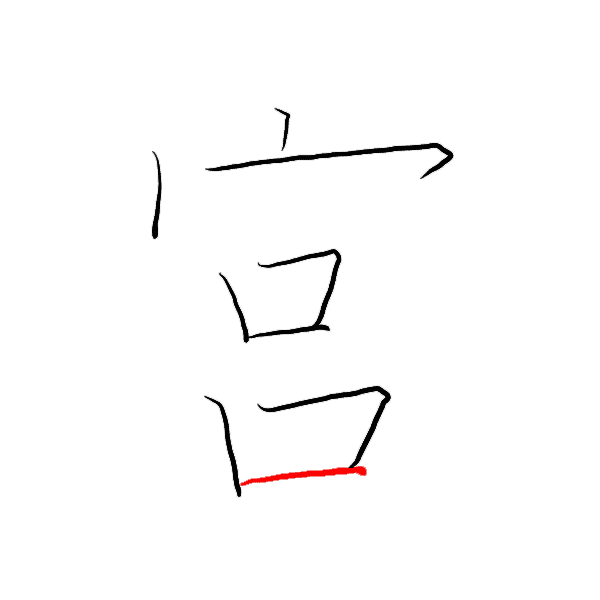
#> input picture resources/1.png, 600 x 600 px; its folder holds only this picture in this run
$ python precessing.py
#> lines starting #> are read from the running program, lines starting #| are printed output that depends on the picture; after the words box and inside, x2 and y2 are one past the last pixel; in counts of white or black regions, pixels touching at a corner belong together
### src/utils.py
import cv2 as cv
import numpy as np
def cv_imread(file_path):
    cv_img = cv.imdecode(np.fromfile(file_path,dtype=np.uint8),-1)
#> cv_img is the input picture: shape (600, 600, 4); mean B, G, R, A 251.1, 251.1, 251.6, 5.7
    return cv_img

### src/config.py

class global_vars:
    RES_DIR = r'C:\Users\saiju\PycharmProjects\Chinese_Brush_Word_Recognition\resources'

def get_RES_DIR():
    return global_vars.RES_DIR

### src/precessing.py
import cv2 as cv
import numpy as np
import matplotlib.pyplot as plt
from src.utils import cv_imread
import src.config

base_dir = src.config.get_RES_DIR()

def preprocess(image, image_name):
#> called with image_name = '\\1'
    print(image.shape)
#| (600, 600, 4)
    gray = cv.cvtColor(image,cv.COLOR_RGB2GRAY)
    blured = cv.bilateralFilter(gray,5,25,25)
    kernel = cv.getStructuringElement(cv.MORPH_RECT,(3,3))
    openout = cv.morphologyEx(blured,cv.MORPH_OPEN,kernel,iterations=2)
    closeout = cv.morphologyEx(openout,cv.MORPH_OPEN,kernel,iterations=2)
    ret, binary = cv.threshold(closeout,0,255,cv.THRESH_BINARY_INV|cv.THRESH_OTSU)
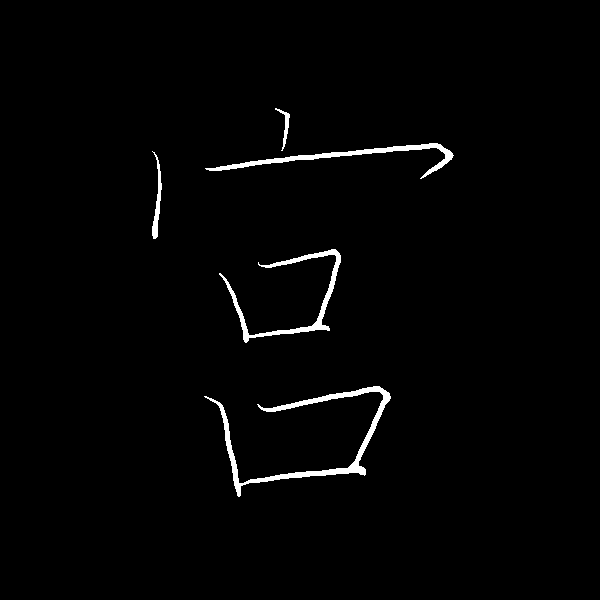
#> binary: shape (600, 600); 1.5% white; 5 white regions, box (x1, y1, x2, y2) and area: (204, 386, 391, 497) 2279, (219, 249, 341, 343) 1391, (205, 143, 454, 179) 1347, (152, 151, 162, 239) 333, (275, 108, 290, 151) 158
#> ret = 135
    cv.imshow('binary',binary)
    cv.imwrite(base_dir+image_name+'_pre.png',binary)
    return binary


if __name__ == '__main__':
    file_name = r'\1'
    posfix = '.png'
    file_path = base_dir+file_name+posfix
    file_path = r"{}".format(file_path)
    src = cv_imread(file_path)
    cv.imshow('src',src)
    cv.waitKey(0)
    dst = preprocess(src,file_name)
    cv.imshow('preprocessed',dst)
    cv.waitKey(0)
    cv.destroyAllWindows()
